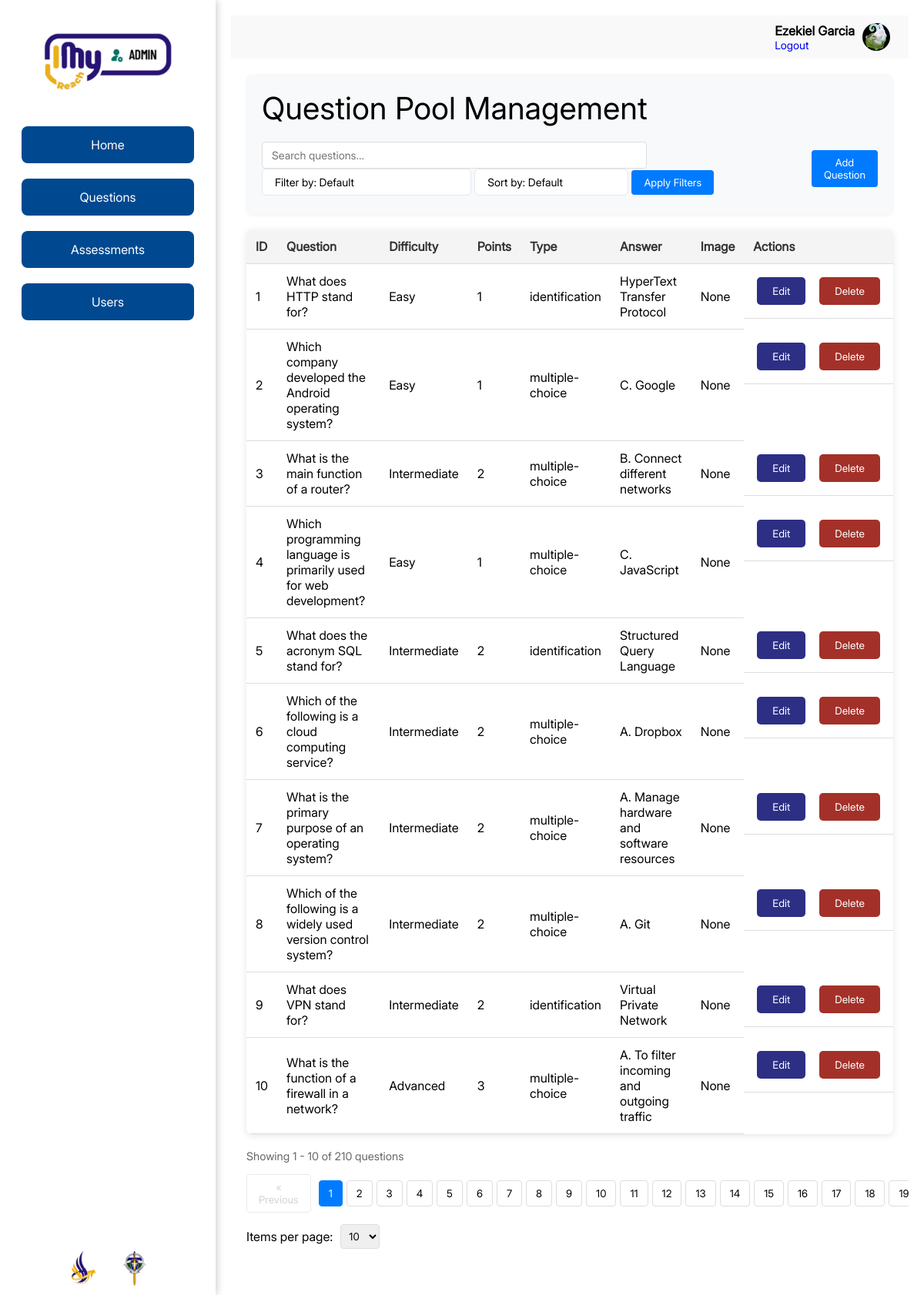
The page /questions.php (signed in) on the database its author committed.
### tables this page shows
CREATE TABLE IF NOT EXISTS `choices` (
  `id` int NOT NULL AUTO_INCREMENT,
  `text` text,
  `question_id` int DEFAULT NULL,
  `is_answer` char(1) DEFAULT '0',
  PRIMARY KEY (`id`),
  KEY `choices_ibfk_1` (`question_id`)
);

CREATE TABLE IF NOT EXISTS `questions` (
  `id` int NOT NULL AUTO_INCREMENT,
  `question_text` text NOT NULL,
  `difficulty` enum('Easy','Intermediate','Advanced') NOT NULL,
  `points` int NOT NULL,
  `type` enum('alternate-response','identification','multiple-choice') DEFAULT NULL,
  PRIMARY KEY (`id`)
);

### php/objects/question.php (called while the page is built)
<?php
class Question {
    private $id, $text, $difficulty, $points, $type, $answer, $imagePath;
    public function __construct($id, $text, $difficulty, $points, $type, $answer, $imagePath = null) {
        $this->id = $id;
        $this->text = $text;
        $this->difficulty = $difficulty;
        $this->points = $points;
        $this->type = $type;
        $this->answer = $answer;
        $this->imagePath = $imagePath;
    }
    public function getId() { return $this->id; }
    public function getQuestionText() { return $this->text; }
    public function getDifficulty() { return $this->difficulty; }
    public function getPoints() { return $this->points; }
    public function getType() { return $this->type; }
    public function getCorrectAnswer() { return $this->answer; }
    public function getImagePath() { return $this->imagePath; }
}
?>

### php/question-queries/get_questions.php (the view, shortened to what this page needs)
<?php
include('php/db.php');
include('php/objects/question.php');
function getQuestions() {
    global $conn;
    $sql = "SELECT q.*, c.text AS correct_answer
            FROM questions q
            LEFT JOIN choices c ON q.id = c.question_id AND c.is_answer = 'Y'
            WHERE true";
    if (isset($_GET['sort']) && $_GET['sort'] !== 'default') {
        switch ($_GET['sort']) {
            case 'id-asc':
                $sql .= " ORDER BY id ASC";
                break;
            case 'id-desc':
                $sql .= " ORDER BY id DESC";
                break;
        }
    } else {
        $sql .= " ORDER BY id ASC";
    }
    $stmt = $conn->prepare($sql);
    $stmt->execute();
    $result = $stmt->get_result();
    $questions = [];
    if ($result->num_rows > 0) {
        while ($row = $result->fetch_assoc()) {
            $questions[] = new Question(
                $row['id'],
                $row['question_text'],
                $row['difficulty'],
                $row['points'],
                $row['type'],
                $row['correct_answer'] ?? '',
                $row['image_path'] ?? null
            );
        }
    }
    return $questions;
}
function displayQuestionsTable($questions) {
    $currentSearch = htmlspecialchars($_GET['question-text'] ?? '');
    $currentFilter = $_GET['filter'] ?? 'default';
    $currentSort = $_GET['sort'] ?? 'default';
    ?>
    <div class="heading">
        <h1>Question Pool Management</h1>
        <div class="filter-section">
            <form action="" method="get">
                <input type="text" class="search-bar" name="question-text"
                       placeholder="Search questions..." value="<?php echo $currentSearch; ?>">
                <select name="filter" id="sortnfilter">
                    <option value="default" <?php echo $currentFilter === 'default' ? 'selected' : ''; ?>>Filter by: Default</option>
                </select>
                <select name="sort" id="sortnfilter">
                    <option value="default" <?php echo $currentSort === 'default' ? 'selected' : ''; ?>>Sort by: Default</option>
                </select>
                <button type="submit" class="action-btn">Apply Filters</button>
            </form>
            <div class="question-actions">
                <button class="action-btn" onclick="addQuestion()">Add Question</button>
            </div>
        </div>
    </div>
    <?php if (!empty($questions)): ?>
        <div id="questions-container">
            <div class="table-responsive">
                <table id="questionsTable">
                    <thead>
                        <tr>
                            <th>ID</th>
                            <th>Question</th>
                            <th>Difficulty</th>
                            <th>Points</th>
                            <th>Type</th>
                            <th>Answer</th>
                            <th>Image</th>
                            <th>Actions</th>
                        </tr>
                    </thead>
                    <tbody id="questions-tbody">
                        <?php foreach ($questions as $question): ?>
                            <tr>
                                <td><?php echo htmlspecialchars($question->getId()); ?></td>
                                <td><?php echo htmlspecialchars($question->getQuestionText()); ?></td>
                                <td><?php echo htmlspecialchars($question->getDifficulty()); ?></td>
                                <td><?php echo htmlspecialchars($question->getPoints()); ?></td>
                                <td><?php echo htmlspecialchars($question->getType()); ?></td>
                                <td><?php echo htmlspecialchars($question->getCorrectAnswer()); ?></td>
                                <td>
                                    <?php
                                        $imagePath = method_exists($question, 'getImagePath') ? $question->getImagePath() : '';
                                        echo $imagePath ? 'Yes' : 'None';
                                    ?>
                                </td>
                                <td class="action-buttons">
                                    <button class="edit-btn" onclick="editQuestion(<?php echo $question->getId(); ?>)">Edit</button>
                                    <button class="del-btn" onclick="deleteQuestion(<?php echo $question->getId(); ?>)">Delete</button>
                                </td>
                            </tr>
                        <?php endforeach; ?>
                    </tbody>
                </table>
            </div>
        </div>
    <?php else: ?>
        <div class="no-questions">No questions found.</div>
    <?php endif;
}
$questions = getQuestions();
displayQuestionsTable($questions);
?>

### styles/styles.css (style rules this page uses)
* { margin: 0; padding: 0; box-sizing: border-box; font-family: Inter; }
html, body { height: 100%; margin: 0; padding: 0; overflow: hidden; }
:root { --inter: 'Inter', sans-serif; --light: #F9F9F9; --blue: #3C91E6; --light-blue: #CFE8FF; --grey: #eee; --dark-grey: #AAAAAA; --dark: #342E37; --dark-green: #45a049; --green: #4CAF50; }
.view-btn, .del-btn, .edit-btn, .save-btn, .publish-btn, .unpublish-btn, .view2-btn, .ans-btn { background-color: #2d2f85; color: white; padding: 10px 20px; margin: 5px; border: none; border-radius: 5px; cursor: pointer; }
.del-btn { background-color: #a33129; }
.edit-btn { background: #2d2f85; }

### styles/main.css (style rules this page uses)
#main h1 { font-size: 40px; font-weight: 400; }
.heading { padding: 20px; background: #f8f9fa; border-radius: 8px; margin-bottom: 20px; box-shadow: 0 2px 4px rgba(0,0,0,0.05); }
.question-actions { display: flex; gap: 10px; margin: 15px 0; }
.action-btn { padding: 8px 16px; border: none; border-radius: 4px; background: #007bff; color: white; cursor: pointer; transition: background 0.3s; }
.filter-section { display: flex; gap: 15px; align-items: center; margin-top: 15px; flex: 1; }
.search-bar { flex: 1; padding: 8px 12px; border: 1px solid #ddd; border-radius: 4px; font-size: 14px; width: 500px; }
th, td { padding: 12px 15px; text-align: left; border-bottom: 1px solid #ddd; }
th { background: #f4f6f8; font-weight: 600; color: #333; }
.action-buttons { display: flex; gap: 8px; }
#sortnfilter { min-width: 200px; padding: 0.5rem 2rem 0.5rem 1rem; border: 1px solid #e2e8f0; border-radius: 0.375rem; font-size: 0.875rem; background-color: white; background-repeat: no-repeat; background-position: right 0.75rem center; background-size: 1rem; appearance: none; cursor: pointer; transition: all 0.2s ease; }

### styles/table.css (style rules this page uses)
th, td { padding: 12px; text-align: left; border-bottom: 1px solid #ddd; }
th { background-color: #f4f4f4; color: #333; }

### rows shown on the page
choices: question "1", question.question_text "What does HTTP stand for?", question.difficulty "Easy", question.points "1", question.type "identification", text "HyperText Transfer Protocol"
choices: question "2", question.question_text "Which company developed the Android operating system?", question.difficulty "Easy", question.points "1", question.type "multiple-choice", text "C. Google"
choices: question "3", question.question_text "What is the main function of a router?", question.difficulty "Intermediate", question.points "2", question.type "multiple-choice", text "B. Connect different networks"
choices: question "4", question.question_text "Which programming language is primarily used for web development?", question.difficulty "Easy", question.points "1", question.type "multiple-choice", text "C. JavaScript"
choices: question "5", question.question_text "What does the acronym SQL stand for?", question.difficulty "Intermediate", question.points "2", question.type "identification", text "Structured Query Language"
choices: question "6", question.question_text "Which of the following is a cloud computing service?", question.difficulty "Intermediate", question.points "2", question.type "multiple-choice", text "A. Dropbox"
choices: question "7", question.question_text "What is the primary purpose of an operating system?", question.difficulty "Intermediate", question.points "2", question.type "multiple-choice", text "A. Manage hardware and software resources"
choices: question "8", question.question_text "Which of the following is a widely used version control system?", question.difficulty "Intermediate", question.points "2", question.type "multiple-choice", text "A. Git"
choices: question "9", question.question_text "What does VPN stand for?", question.difficulty "Intermediate", question.points "2", question.type "identification", text "Virtual Private Network"
choices: question "10", question.question_text "What is the function of a firewall in a network?", question.difficulty "Advanced", question.points "3", question.type "multiple-choice", text "A. To filter incoming and outgoing traffic"

### other values the page prints
$_SESSION['first_name'] . ' ' . $_SESSION['last_name'] "Ezekiel Garcia"
